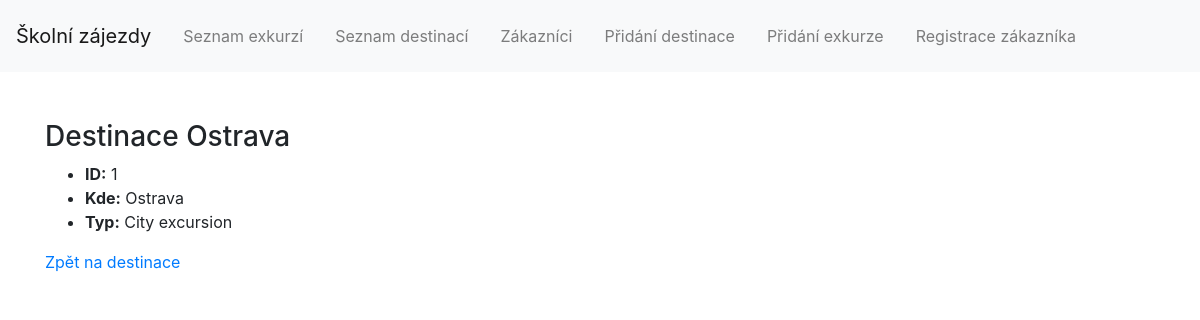
The page /destinations/1/ on the database as committed earlier.
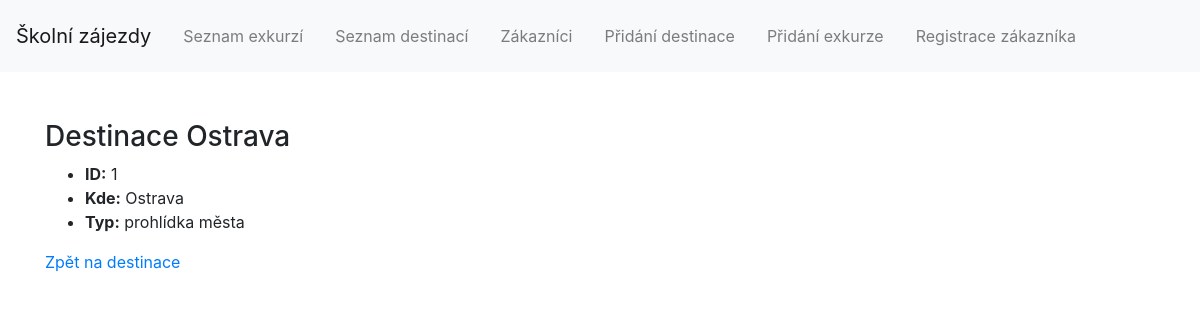
The same page on the database as committed later.
### travel_agency/models.py (models this page shows, shortened)
class Destination(models.Model):
    city = models.CharField(max_length=100)
    type = models.CharField(max_length=100)

### travel_agency/views.py (the view)
# urls.py: path('destinations/<int:id>/', views.destination_detail, name='destination_detail'),
def destination_detail(request, id):
    template = loader.get_template('travel_agency/destination_detail.html')
    destination = get_object_or_404(Destination, pk=id)
    context = {'destination': destination}
    return HttpResponse(template.render(context, request))

### travel_agency/templates/travel_agency/destination_detail.html (shortened to what this page needs)
{% extends "travel_agency/base.html" %}
{% block content %}
<div style="text-align:left">
	<h3>Destinace {{ destination.city }}</h3>
	<ul>
		<li><strong>ID:</strong> {{ destination.id }} </li>
		<li><strong>Kde:</strong> {{ destination.city }}</li>
		<li><strong>Typ:</strong> {{ destination.type }}</li>
	</ul>
	<a href="/destinations/">Zpět na destinace</a>
</div>
{% endblock %}

Rows that differ between the two databases and show on the page:
changed Destination "Ostrava": type "City excursion" → "prohlídka města"
